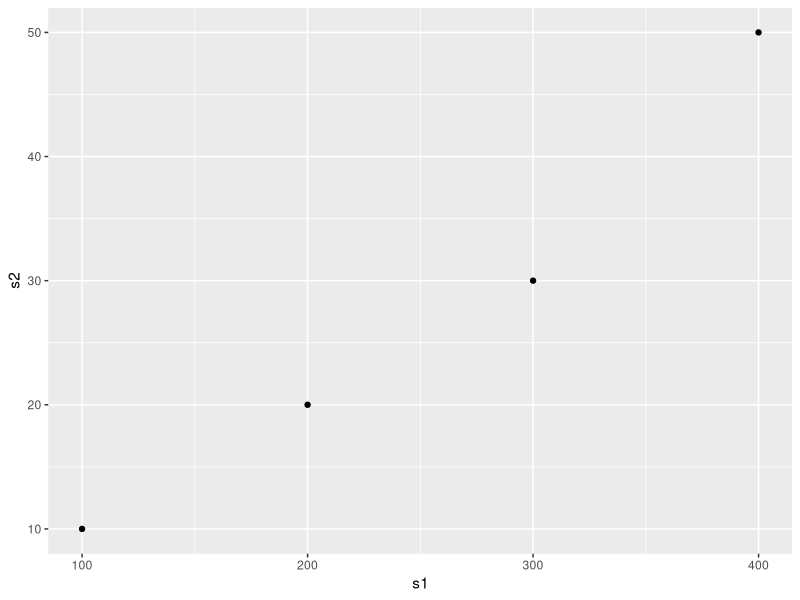

This chart was generated by the following R code:
library(ggplot2)

stock_plot = function(s1, s2) {
  df = data.frame(a=s1,b=s2)
  
  ggplot(df) + geom_point(aes(x=a, y=b))
  print(cov(df$a, df$b))  # covariance
  print(cor(df$a, df$b))  # correlation
}

s1 = c(100,200,300,400)
s2 = c(10,20,30,50)
s3 = c(1,2,3,5)
s4 = c(500,600,700,800)
s5 = c(5,3,2,1)
s6 = c(800,700,600,500)

X11()
df = data.frame(s1,s2)
ggplot(df) + geom_point(aes(s1, s2))

# covariance depends on the scale of the values. So, even if there is the same linear relationship,
# covariance values will change. So, normalize the values by z-score and compute covariance on the
# z-scores; this is called correlation and its value range is [-1, +1].
# For z-score, almost 99% values fall in the [-3, +3] value range
stock_plot(s1,s2)
stock_plot(s1,s3)
stock_plot(s1,s4)
stock_plot(s1,s5)
stock_plot(s1,s6)